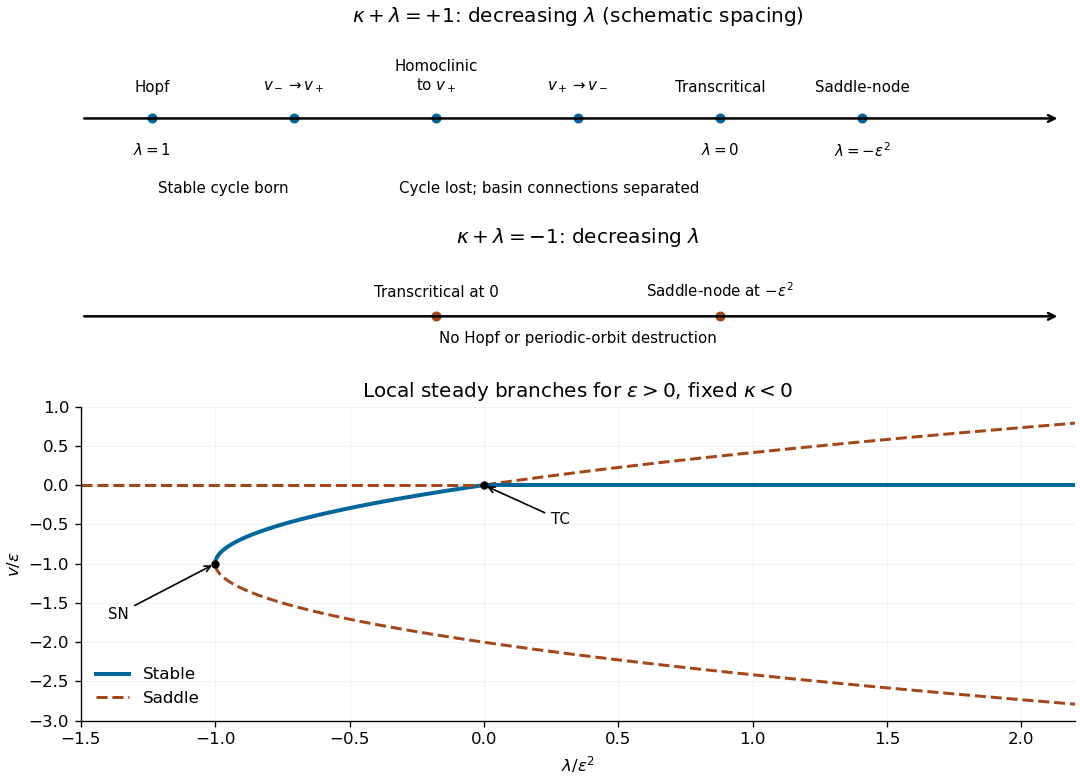

Recreate this plot in Python.
"""Broken-symmetry oscillator sequences; schematic event spacing, not numeric axes.
Python 3.14/NumPy 2.3.5/Matplotlib 3.10.7; PNG basename in caller CWD.
Honors caller MPLCONFIGDIR.
"""
from pathlib import Path
import numpy as np
import matplotlib
matplotlib.use('Agg')
import matplotlib.pyplot as plt


def main():
    fig = plt.figure(figsize=(9, 6.5), layout='constrained')
    fig.patch.set_facecolor('white')
    grid = fig.add_gridspec(3, 1, height_ratios=[1.35, .85, 2.3])
    ax = fig.add_subplot(grid[0]);ax.set_facecolor('white')
    events = ['Hopf', r'$v_-\to v_+$', r'Homoclinic\nto $v_+$', r'$v_+\to v_-$', 'Transcritical', 'Saddle-node']
    events[2] = 'Homoclinic\nto $v_+$'
    ax.annotate('', (6.4, 0), (-.5, 0), arrowprops={'arrowstyle': '->', 'lw': 1.5})
    for j, label in enumerate(events):
        ax.plot(j, 0, 'o', color='#00679c', ms=5)
        ax.text(j, .2, label, ha='center', va='bottom', fontsize=9)
        if j in [0, 4, 5]:
            ax.text(j, -.2, [r'$\lambda=1$', r'$\lambda=0$', r'$\lambda=-\varepsilon^2$'][[0, 4, 5].index(j)], ha='center', va='top', fontsize=9)
    ax.text(.5, -.65, 'Stable cycle born', ha='center', fontsize=9)
    ax.text(2.8, -.65, 'Cycle lost; basin connections separated', ha='center', fontsize=9)
    ax.set(xlim=(-.5, 6.5), ylim=(-.85, .75), title=r'$\kappa+\lambda=+1$: decreasing $\lambda$ (schematic spacing)');ax.axis('off')
    ax = fig.add_subplot(grid[1]);ax.set_facecolor('white')
    ax.annotate('', (6.4, 0), (-.5, 0), arrowprops={'arrowstyle': '->', 'lw': 1.5})
    for j, label in [(2, 'Transcritical at 0'), (4, r'Saddle-node at $-\varepsilon^2$')]:
        ax.plot(j, 0, 'o', color='#a3471b', ms=5);ax.text(j, .2, label, ha='center', fontsize=9)
    ax.text(3, -.28, 'No Hopf or periodic-orbit destruction', ha='center', fontsize=9)
    ax.set(xlim=(-.5, 6.5), ylim=(-.55, .65), title=r'$\kappa+\lambda=-1$: decreasing $\lambda$');ax.axis('off')
    ax = fig.add_subplot(grid[2]);ax.set_facecolor('white')
    u = np.linspace(-3.1, 1.1, 900);lam=u*u+2*u
    stable = (u > -1) & (u < 0)
    ax.plot(np.where(stable, lam, np.nan), u, '-', lw=2.4, color='#00679c', label='Stable')
    ax.plot(np.where(~stable, lam, np.nan), u, '--', lw=1.8, color='#a3471b', label='Saddle')
    ax.plot([0, 2.2], [0, 0], color='#00679c', lw=2.4)
    ax.plot([-1.5, 0], [0, 0], '--', color='#a3471b', lw=1.8)
    ax.plot([0, -1], [0, -1], 'ko', ms=4)
    ax.annotate('TC', (0, 0), (.25, -.5), arrowprops={'arrowstyle': '->'}, fontsize=9)
    ax.annotate('SN', (-1, -1), (-1.4, -1.7), arrowprops={'arrowstyle': '->'}, fontsize=9)
    ax.set(xlim=(-1.5, 2.2), ylim=(-3, 1), xlabel=r'$\lambda/\varepsilon^2$', ylabel=r'$v/\varepsilon$', title=r'Local steady branches for $\varepsilon>0$, fixed $\kappa<0$')
    ax.spines[['top', 'right']].set_visible(False);ax.grid(alpha=.15);ax.legend(frameon=False, loc='lower left')
    fig.savefig(Path.cwd()/'paper-60-oscillator-sequences.png', dpi=120,
                facecolor='white', transparent=False)
    plt.close(fig)


if __name__ == '__main__':
    main()
